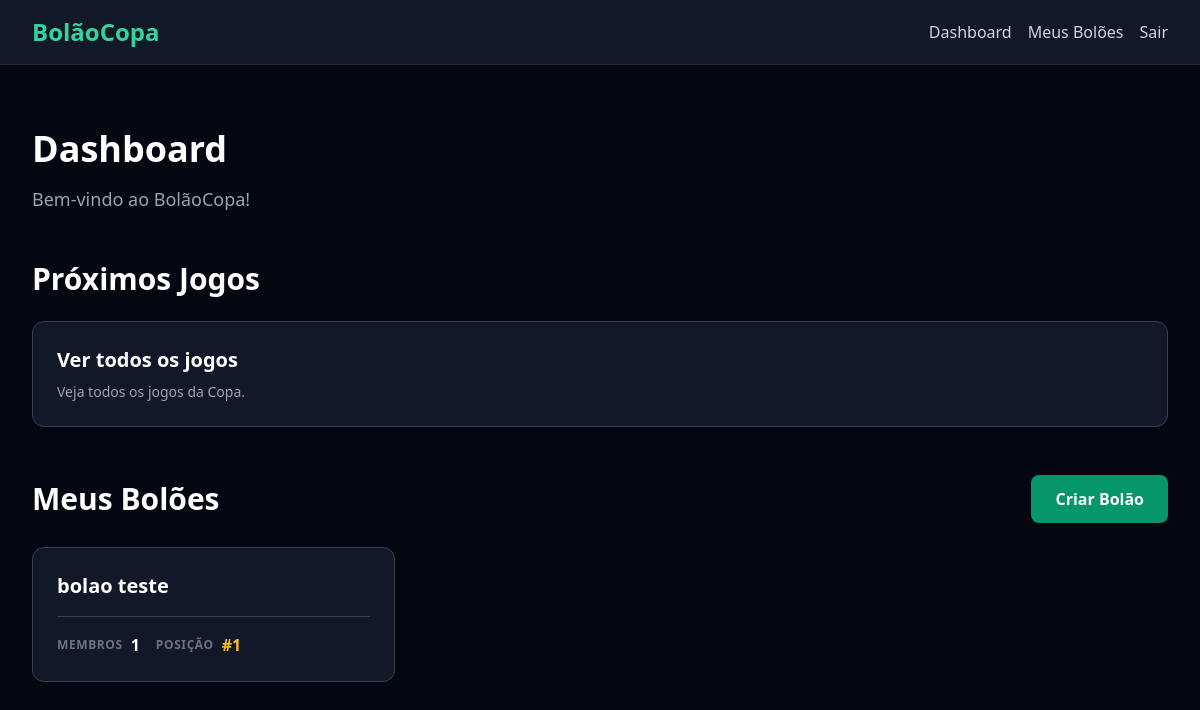
The page /dashboard/ (signed in) on the database its author committed.
### pools/models.py (models this page shows, shortened)
class Pool(models.Model):
    name = models.CharField(max_length=100)
    description = models.TextField(blank=True)
    invite_token = models.UUIDField(default=uuid.uuid4, unique=True)
    created_by = models.ForeignKey(
        settings.AUTH_USER_MODEL,
        on_delete=models.CASCADE,
        related_name='created_pools',
    )
    created_at = models.DateTimeField(auto_now_add=True)
    updated_at = models.DateTimeField(auto_now=True)

### users/views.py (the view)
# urls.py: path('dashboard/', DashboardView.as_view(), name='dashboard'),
class DashboardView(LoginRequiredMixin, TemplateView):
    template_name = 'pages/dashboard.html'
    def get_context_data(self, **kwargs):
        context = super().get_context_data(**kwargs)
        user_pools = Pool.objects.filter(members__user=self.request.user)
        pools_with_position = []
        for pool in user_pools:
            member_count = PoolMember.objects.filter(pool=pool).count()
            user_member = PoolMember.objects.get(pool=pool, user=self.request.user)
            position = PoolMember.objects.filter(
                pool=pool,
                joined_at__lt=user_member.joined_at,
            ).count() + 1
            pools_with_position.append({
                'pool': pool,
                'member_count': member_count,
                'position': position,
            })
        context['user_pools'] = pools_with_position
        return context

### templates/pages/dashboard.html (shortened to what this page needs)
{% extends 'base.html' %}
{% block content %}
<div class='py-8'>
    <h1 class='text-3xl md:text-4xl font-bold text-white mb-4'>Dashboard</h1>
    <p class='text-gray-400 text-lg'>Bem-vindo ao BolãoCopa!</p>
    <section class='mt-12'>
        <div class='flex items-center justify-between mb-6'>
            <h2 class='text-2xl md:text-3xl font-semibold text-white'>Próximos Jogos</h2>
        </div>
        <a href='{% url "match_list" %}' class='block bg-gray-900 border border-gray-700 rounded-xl p-6 hover:border-emerald-500/50 transition-colors duration-200'>
            <h3 class='text-xl font-semibold text-white mb-2'>Ver todos os jogos</h3>
            <p class='text-gray-400 text-sm'>Veja todos os jogos da Copa.</p>
        </a>
    </section>
    <section class='mt-12'>
        <div class='flex items-center justify-between mb-6'>
            <h2 class='text-2xl md:text-3xl font-semibold text-white'>Meus Bolões</h2>
            <a href='{% url "pool_create" %}' class='bg-emerald-600 hover:bg-emerald-500 text-white font-semibold rounded-lg px-6 py-3 transition-colors duration-200'>
                Criar Bolão
            </a>
        </div>
        {% if user_pools %}
            <div class='grid grid-cols-1 md:grid-cols-2 lg:grid-cols-3 gap-6'>
                {% for item in user_pools %}
                    <a href='{% url "pool_detail" pk=item.pool.pk %}' class='block bg-gray-900 border border-gray-700 rounded-xl p-6 hover:border-emerald-500/50 transition-colors duration-200'>
                        <h3 class='text-xl font-semibold text-white mb-2'>{{ item.pool.name }}</h3>
                        <div class='flex items-center gap-4 mt-4 pt-4 border-t border-gray-700'>
                            <div class='flex items-center gap-2'>
                                <span class='text-xs font-semibold uppercase tracking-wider text-gray-500'>Membros</span>
                                <span class='text-white font-semibold'>{{ item.member_count }}</span>
                            </div>
                            <div class='flex items-center gap-2'>
                                <span class='text-xs font-semibold uppercase tracking-wider text-gray-500'>Posição</span>
                                <span class='text-amber-400 font-bold'>#{{ item.position }}</span>
                            </div>
                        </div>
                    </a>
                {% endfor %}
            </div>
        {% endif %}
    </section>
</div>
{% endblock %}

### rows shown on the page
Pool: pool.name "bolao teste", member_count "1", position "1"
